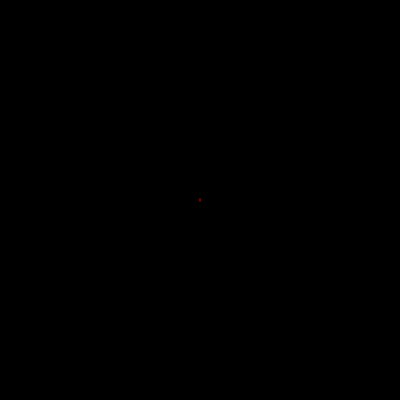
Frame 1 (no input)
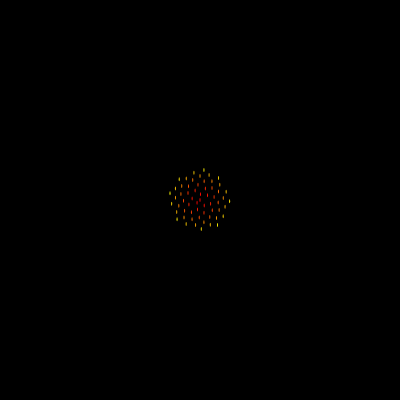
Frame 60 (no input)
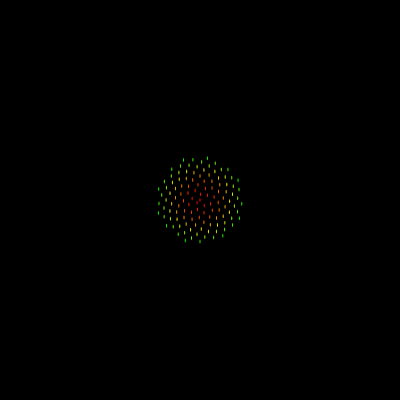
Frame 120 (the mouse pressed at the canvas centre since frame 60)

The p5.js sketch that drew these frames (run headless with seeded random() and noise() and a simulated clock; from frame 60 on, the mouse is pressed at the canvas centre):

// p5.js sketch
// ── sketch.js
var n = 0;
var c = 4;

function setup() {
  createCanvas(400, 400);
  angleMode(DEGREES);
  colorMode(HSB);
  background (0);


}

function draw() {

  var a = n * 137.5;
  var r = c * sqrt(n);

  var x = r * cos(a) + width / 2;
  var y = r * sin(a) + height / 2;

  fill(n % 256, 255, 255);
  noStroke();
  ellipse(x, y, 1, 4);
  n++;

}
